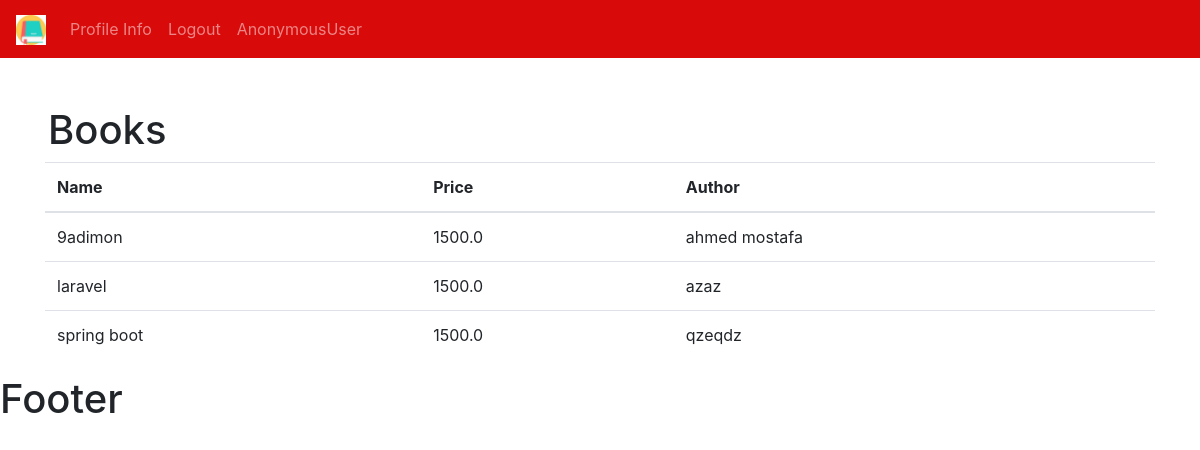
The page /books/ on the database its author committed.
### bookstore/models.py (models this page shows, shortened)
class Book(models.Model):
    CATEGORY = ( #tuple
        ('Classics','Classics'),
        ('Comic Book','Comic Book'),
        ('Fantasy','Fantasy'),
        ('Horror','Horror')
    )
    name = models.CharField(max_length=190, null=True)
    author = models.CharField(max_length=190, null=True)
    price = models.FloatField( null=True)
    category = models.CharField(max_length=190, null=True ,choices=CATEGORY  )
    description = models.CharField(max_length=200, null=True)
    tags = models.ManyToManyField(Tag)
    date_created = models.DateTimeField(auto_now_add=True, null=True)

### bookstore/views.py (the view)
# urls.py: path('books/',views.books,name="books"),
def books(request):
    books = Book.objects.all() # objects of class
    return render(request=request , template_name='bookstore/books.html',context={'books': books })

### bookstore/templates/bookstore/books.html
{% extends 'bookstore/main.html'%}
{% block content %}
<h1 class="pt-5 pl-5">Books</h1>
<div class="container">
<table class="table">
  <thead>
    <tr>
      <th scope="col">Name</th>
      <th scope="col">Price</th>
      <th scope="col">Author</th>
    </tr>
  </thead>
  <tbody>
      {% for item in books  %}
        <tr>
      <td>{{item.name}}</td>
      <td>{{item.price}}</td>
      <td>{{item.author}}</td>
       </tr>
      {% endfor %}
  </tbody>
</table>
</div>
{% endblock %}

### rows shown on the page
Book: name "9adimon", price "1500.0", author "ahmed mostafa"
Book: name "laravel", price "1500.0", author "azaz"
Book: name "spring boot", price "1500.0", author "qzeqdz"

### other values the page prints
{{ request.user }} "AnonymousUser"
